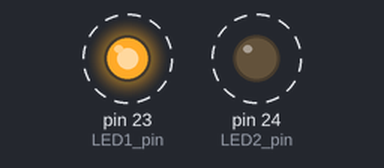
This sketch was run on a simulated Arduino Mega 2560, built with avr-gcc and run on an emulated ATmega2560. Shown: output pins drawn as LEDs (lit = HIGH). Dashed ring = blinking.

Above: at 0.12 s.
Timing chart, 0 to 3.0 s (numbered marks = the images above):
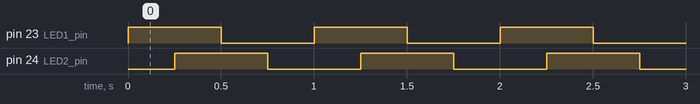

Measured:
- by itself, pin 23 (LED1_pin), pin 24 (LED2_pin): alternates HIGH for 0.50 s and LOW for 0.50 s
- by itself, everything shown: repeats every 1.0 s, in 4 steps

The sketch:

iCON32-LED23-24.ino
```cpp
int LED1_pin = 23;
int LED2_pin = 24;
void setup() {
  pinMode(LED1_pin, OUTPUT);
  pinMode(LED2_pin, OUTPUT);
}
void loop() {
  digitalWrite(LED1_pin, HIGH);
  delay(250);
  digitalWrite(LED2_pin, HIGH);
  delay(250);
  digitalWrite(LED1_pin,LOW);
  delay(250);
  digitalWrite(LED2_pin,LOW);
  delay(250);
}
```
